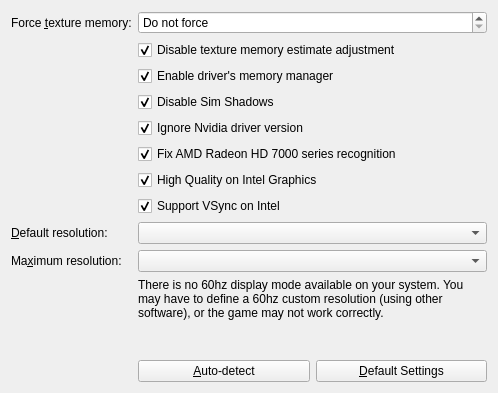
<?xml version="1.0" encoding="UTF-8"?>
<ui version="4.0">
 <class>SimsCSSettings</class>
 <widget class="QWidget" name="SimsCSSettings">
  <property name="geometry">
   <rect>
    <x>0</x>
    <y>0</y>
    <width>498</width>
    <height>393</height>
   </rect>
  </property>
  <property name="windowTitle">
   <string>The Sims Castaway Stories Settings</string>
  </property>
  <layout class="QFormLayout" name="formLayout">
   <item row="0" column="0">
    <widget class="QLabel" name="forceMemLabel">
     <property name="text">
      <string>Force &amp;texture memory:</string>
     </property>
     <property name="buddy">
      <cstring>forceMem</cstring>
     </property>
    </widget>
   </item>
   <item row="0" column="1">
    <widget class="QSpinBox" name="forceMem">
     <property name="toolTip">
      <string>Override texture (graphics card) memory detection</string>
     </property>
     <property name="whatsThis">
      <string>&lt;html&gt;&lt;head/&gt;&lt;body&gt;&lt;p&gt;Force the texture memory to a specific size. Use this if The Sims Castaway Stories only runs in software mode.&lt;/p&gt;&lt;p&gt;If your config log file has a line that reads:&lt;/p&gt;&lt;pre style=&quot; margin-top:12px; margin-bottom:12px; margin-left:0px; margin-right:0px; -qt-block-indent:0; text-indent:0px;&quot;&gt;&lt;span style=&quot; font-family:'Courier New,courier';&quot;&gt;Texture memory:  32MB&lt;/span&gt;&lt;/pre&gt;&lt;p&gt;You probably want to apply this fix.&lt;/p&gt;&lt;p&gt;It's recommended to set this value to match the info on the &amp;quot;Device Info&amp;quot; tab. More recent cards generally have at least &lt;span style=&quot; font-weight:600;&quot;&gt;1024 Mb&lt;/span&gt; available, which is a good value to use.&lt;/p&gt;&lt;p&gt;For high quality graphics, a value of at least &lt;span style=&quot; font-weight:600;&quot;&gt;128 Mb&lt;/span&gt; must be used.&lt;/p&gt;&lt;/body&gt;&lt;/html&gt;</string>
     </property>
     <property name="specialValueText">
      <string>Do not force</string>
     </property>
     <property name="suffix">
      <string> Mb</string>
     </property>
     <property name="minimum">
      <number>0</number>
     </property>
     <property name="maximum">
      <number>32768</number>
     </property>
     <property name="singleStep">
      <number>32</number>
     </property>
    </widget>
   </item>
   <item row="1" column="1">
    <widget class="QCheckBox" name="disableTexMemEstimateAdjustment">
     <property name="toolTip">
      <string>Do not adjust the texture memory reported by the driver, to improve stability (especially with nVidia cards)</string>
     </property>
     <property name="whatsThis">
      <string>&lt;html&gt;&lt;head/&gt;&lt;body&gt;&lt;p&gt;Use this tweak to use the texture memory reported by the driver. This may greatly improve the game's stability, especially when using a recent nVidia graphics card.&lt;/p&gt;&lt;/body&gt;&lt;/html&gt;</string>
     </property>
     <property name="text">
      <string>Disable texture memory estimate adjustment</string>
     </property>
     <property name="checked">
      <bool>true</bool>
     </property>
    </widget>
   </item>
   <item row="2" column="1">
    <widget class="QCheckBox" name="enableDriverMemoryManager">
     <property name="toolTip">
      <string>Use the graphics driver's memory manager, to improve the game's stability</string>
     </property>
     <property name="whatsThis">
      <string>&lt;html&gt;&lt;head/&gt;&lt;body&gt;&lt;p&gt;This makes the game rely on the graphics card driver for its memory management, rather than the game's own memory manager. Enabling this using modern drivers generally improves the game's stability.&lt;/p&gt;&lt;/body&gt;&lt;/html&gt;</string>
     </property>
     <property name="text">
      <string>Enable driver's memory manager</string>
     </property>
     <property name="checked">
      <bool>true</bool>
     </property>
    </widget>
   </item>
   <item row="3" column="1">
    <widget class="QCheckBox" name="disableSimShadows">
     <property name="toolTip">
      <string>Disable shadows for Sims, to work around black rectangles as shadows</string>
     </property>
     <property name="whatsThis">
      <string>&lt;html&gt;&lt;head/&gt;&lt;body&gt;&lt;p&gt;Use this tweak to always disable the shadows of Sims. If you experience black boxes on the ground near Sims, apply this tweak to disable those shadows.&lt;/p&gt;&lt;p&gt;This issue occurs mostly on Windows 8 and 10.&lt;/p&gt;&lt;/body&gt;&lt;/html&gt;</string>
     </property>
     <property name="text">
      <string>Disable Sim Shadows</string>
     </property>
     <property name="checked">
      <bool>true</bool>
     </property>
    </widget>
   </item>
   <item row="4" column="1">
    <widget class="QCheckBox" name="ignoreNvidiaDriverVersion">
     <property name="toolTip">
      <string>Ignore a low driver version of Nvidia.</string>
     </property>
     <property name="whatsThis">
      <string>&lt;html&gt;&lt;head/&gt;&lt;body&gt;&lt;p&gt;New drivers of Nvidia sometimes report a low version number. This can lower some quality settings, even though the driver is new enough to support the better quality settings. This tweak disables some checks based on the version number of the driver, and picks the best possible options.&lt;/p&gt;&lt;/body&gt;&lt;/html&gt;</string>
     </property>
     <property name="text">
      <string>Ignore Nvidia driver version</string>
     </property>
     <property name="checked">
      <bool>true</bool>
     </property>
    </widget>
   </item>
   <item row="5" column="1">
    <widget class="QCheckBox" name="radeonHd7000Fix">
     <property name="toolTip">
      <string>Do not force low quality on Radeon HD 7000 series graphics cards (as opposed to the older Radeon 7000 series).</string>
     </property>
     <property name="whatsThis">
      <string>&lt;html&gt;&lt;head/&gt;&lt;body&gt;&lt;p&gt;Use this if you have a graphics card in the &lt;span style=&quot; font-weight:600;&quot;&gt;ATI Radeon HD 7000&lt;/span&gt; series.&lt;/p&gt;&lt;p&gt;The detection in the default code overlaps with the older &lt;span style=&quot; font-weight:600;&quot;&gt;Radeon 7000&lt;/span&gt; series, and forces the settings to a low quality code. Apply this tweak to make sure the detection only picks out the old graphics cards, but not the newer &lt;span style=&quot; font-weight:600;&quot;&gt;HD&lt;/span&gt; ones.&lt;/p&gt;&lt;p&gt;If you do not have an ATI/AMD graphics card, this option does nothing.&lt;/p&gt;&lt;/body&gt;&lt;/html&gt;</string>
     </property>
     <property name="text">
      <string>Fix AMD Radeon HD 7000 series recognition</string>
     </property>
     <property name="checked">
      <bool>true</bool>
     </property>
    </widget>
   </item>
   <item row="6" column="1">
    <widget class="QCheckBox" name="intelHigh">
     <property name="toolTip">
      <string>Allow high quality graphics for most recent Intel Graphics cards.</string>
     </property>
     <property name="whatsThis">
      <string>&lt;html&gt;&lt;head/&gt;&lt;body&gt;&lt;p&gt;Enable high quality graphics for &lt;span style=&quot; font-weight:600;&quot;&gt;Intel HD Graphics&lt;/span&gt; cards. If you have a fairly recent Intel graphics card, you may enable this tweak to increase graphics quality (at the cost of performance).&lt;/p&gt;&lt;p&gt;If your game runs choppy or slow after applying this tweak, disable it again.&lt;/p&gt;&lt;p&gt;If you do not use an Intel graphics card, this option does nothing.&lt;/p&gt;&lt;/body&gt;&lt;/html&gt;</string>
     </property>
     <property name="text">
      <string>High Quality on Intel Graphics</string>
     </property>
     <property name="checked">
      <bool>true</bool>
     </property>
    </widget>
   </item>
   <item row="7" column="1">
    <widget class="QCheckBox" name="intelVsync">
     <property name="toolTip">
      <string>Enable VSync for Intel Graphics cards. May cause (or solve) flickering graphics and/or UI.</string>
     </property>
     <property name="whatsThis">
      <string>&lt;html&gt;&lt;head/&gt;&lt;body&gt;&lt;p&gt;Enable VSync for &lt;span style=&quot; font-weight:600;&quot;&gt;Intel HD Graphics&lt;/span&gt; cards. VSync is disabled by default, because with some driver versions and some cards this caused a flickering UI.&lt;/p&gt;&lt;p&gt;If you experience flickering graphics or UI in the Sims Castaway Stories, enabling or disabling this tweak may help.&lt;/p&gt;&lt;p&gt;If you do not use an Intel graphics card, this option does nothing.&lt;/p&gt;&lt;/body&gt;&lt;/html&gt;</string>
     </property>
     <property name="text">
      <string>Support VSync on Intel</string>
     </property>
     <property name="checked">
      <bool>true</bool>
     </property>
    </widget>
   </item>
   <item row="8" column="0">
    <widget class="QLabel" name="defaultResolutionLabel">
     <property name="text">
      <string>&amp;Default resolution:</string>
     </property>
     <property name="buddy">
      <cstring>defaultResolution</cstring>
     </property>
    </widget>
   </item>
   <item row="8" column="1">
    <widget class="QComboBox" name="defaultResolution">
     <property name="toolTip">
      <string>The initial resolution as applied by the game at first launch.</string>
     </property>
     <property name="whatsThis">
      <string>&lt;html&gt;&lt;head/&gt;&lt;body&gt;&lt;p&gt;The default resolution to use, if the game is in high quality mode. This only applies when first starting up the game; use the in-game settings to change the actual resolution.&lt;/p&gt;&lt;/body&gt;&lt;/html&gt;</string>
     </property>
    </widget>
   </item>
   <item row="9" column="0">
    <widget class="QLabel" name="maxResolutionLabel">
     <property name="text">
      <string>Ma&amp;ximum resolution:</string>
     </property>
     <property name="buddy">
      <cstring>maxResolution</cstring>
     </property>
    </widget>
   </item>
   <item row="9" column="1">
    <widget class="QComboBox" name="maxResolution">
     <property name="toolTip">
      <string>The maximum available resolution (in high quality graphics mode only).</string>
     </property>
     <property name="whatsThis">
      <string>&lt;html&gt;&lt;head/&gt;&lt;body&gt;&lt;p&gt;The maximum available resolution (width/height) in the game, if the game is in high quality mode. &lt;/p&gt;&lt;p&gt;Change this to make higher resolutions available in the in-game settings.&lt;/p&gt;&lt;p&gt;If this tweak appears to have no effect, the game may not be running in high quality mode. Enabling other tweaks may help.&lt;/p&gt;&lt;/body&gt;&lt;/html&gt;</string>
     </property>
    </widget>
   </item>
   <item row="10" column="1">
    <widget class="QLabel" name="no60HzAvailable">
     <property name="sizePolicy">
      <sizepolicy hsizetype="Expanding" vsizetype="Expanding">
       <horstretch>0</horstretch>
       <verstretch>0</verstretch>
      </sizepolicy>
     </property>
     <property name="text">
      <string>&lt;html&gt;&lt;head/&gt;&lt;body&gt;&lt;p&gt;There is no 60hz display mode available on your system. You may have to define a 60hz custom resolution (using other software), or the game may not work correctly.&lt;/p&gt;&lt;/body&gt;&lt;/html&gt;</string>
     </property>
     <property name="alignment">
      <set>Qt::AlignLeading|Qt::AlignLeft|Qt::AlignTop</set>
     </property>
     <property name="wordWrap">
      <bool>true</bool>
     </property>
    </widget>
   </item>
   <item row="11" column="1">
    <layout class="QHBoxLayout" name="defaultsLayout" stretch="0,0">
     <item>
      <widget class="QPushButton" name="autodetect">
       <property name="text">
        <string>&amp;Auto-detect</string>
       </property>
       <property name="flat">
        <bool>false</bool>
       </property>
      </widget>
     </item>
     <item>
      <widget class="QPushButton" name="resetDefaults">
       <property name="toolTip">
        <string>Disable all tweaks and restore default values.</string>
       </property>
       <property name="whatsThis">
        <string>&lt;html&gt;&lt;head/&gt;&lt;body&gt;&lt;p&gt;Reset all settings to their default values.&lt;/p&gt;&lt;/body&gt;&lt;/html&gt;</string>
       </property>
       <property name="text">
        <string>&amp;Default Settings</string>
       </property>
      </widget>
     </item>
    </layout>
   </item>
  </layout>
 </widget>
 <tabstops>
  <tabstop>forceMem</tabstop>
  <tabstop>disableTexMemEstimateAdjustment</tabstop>
  <tabstop>enableDriverMemoryManager</tabstop>
  <tabstop>disableSimShadows</tabstop>
  <tabstop>ignoreNvidiaDriverVersion</tabstop>
  <tabstop>radeonHd7000Fix</tabstop>
  <tabstop>intelHigh</tabstop>
  <tabstop>intelVsync</tabstop>
  <tabstop>defaultResolution</tabstop>
  <tabstop>maxResolution</tabstop>
  <tabstop>autodetect</tabstop>
  <tabstop>resetDefaults</tabstop>
 </tabstops>
 <resources/>
 <connections/>
</ui>
